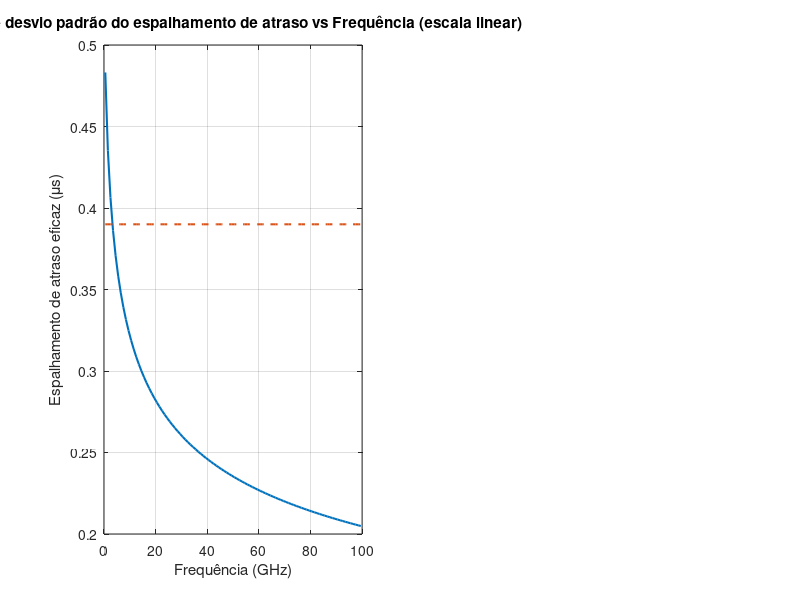

MATLAB code for this plot: (Note: this script raises an error after producing the figure.)
% Universidade de Brasília (UnB)
% Projeto 1 - Comunicações móveis
% Discente: Aureliano Magalhães de Sousa Neto
% Data: 06/10/2025

%% Atraso multipercurso - espalhamento de atraso eficaz
M  = 1;                           % Quantidade de amostras
fc = 3;                           % [GHz]

% Cálculo das estatísticas - (passo 2 - 10/55)
media_uma_nlos  = -0.204*log10(1+fc) - 6.28; % media do espalhamento [log]
desvio_uma_nlos = 0.39;                      % desvio padrão do espalhamento [log]

% Geração de uma amostra aleatória - (passo 3 - 10/55)
espalhamento_multip_log = normrnd (media_uma_nlos, desvio_uma_nlos, [M,1]); % espalhamento de atraso eficaz

% Conversão para linear - (passo 4 - 10/55)
espalhamento_multip_linear = 10.^espalhamento_multip_log;                         % espalhamento de atraso eficaz [seg]

% Dados para o gráfico 0.5 GHz <= fc <= 100 GHz
fc_q1c         = 0.5:1:100;                      % [GHz] para traçar gráfico 0.5 GHz <= fc <= 100 GHz
tamanho_desvio_umx_q1c = length(fc_q1c);         % tamanho do vetor  
desvio_umx_q1c = desvio_uma_nlos * ones(1,tamanho_desvio_umx_q1c);   
media_umx_q1c  = -0.204*log10(1+fc_q1c) - 6.28;  % media do espalhamento [log]
media_umx_q1c  = 10.^media_umx_q1c;              % segundos
media_umx_q1c_us = media_umx_q1c * 10^6;         % [µs]

% Média e desvio padrão do espalhamento de atraso vs Frequência (escala linear): Gráfico parte 1, letra C

figure;
subplot(1,2,1)
plot(fc_q1c, media_umx_q1c_us, '-', 'LineWidth', 1.5, 'DisplayName', 'Média');
hold on;
plot(fc_q1c, desvio_umx_q1c, '--', 'LineWidth', 1.5, 'DisplayName', 'Desvio Padrão');
xlabel('Frequência (GHz)');
ylabel('Espalhamento de atraso eficaz (\mus)');
title('Média e desvio padrão do espalhamento de atraso vs Frequência (escala linear)');
grid on;
ytickformat('%.2f');   % mostra com duas casas decimais
legend('Location','best');

% Média do Espalhamento de atraso vs Frequência (escala logarítmica): Gráfico parte 1, letra C
subplot(1,2,2)
semilogx(fc_q1c, media_umx_q1c_us, '-', 'LineWidth', 1.5,  'DisplayName', 'Média');  % eixo x logarítmico
hold on;
semilogx(fc_q1c, desvio_umx_q1c, '--', 'LineWidth', 1.5, 'DisplayName', 'Desvio Padrão');  % eixo x logarítmico
xlabel('Frequência (GHz)');
ylabel('Média do Espalhamento de atraso eficaz (\mus)');
title('Média do Espalhamento de atraso vs Frequência (escala logarítmica)');
grid on;
ytickformat('%.2f');   % mostra com duas casas decimais
legend('Location','best');


%% Atraso multipercurso - componentes de atraso multipercurso
N = 100;                          % Número de multipercursos
fator_proporcionalidade_rt = 2.3; % Fator de proporcionalidade (slide 12/55)

% Cálculo média ut (mu) - (passo 2 - 15/55)
ut = fator_proporcionalidade_rt * espalhamento_multip_linear;

% Geração de atrasos exponenciais -  (passo 3 - 15/55)
componente_multipercurso_exponencial = exprnd (ut, [N,1]);

% Normalização do atraso - (passo 4 - 15/55)
componente_multipercurso_normalizado = componente_multipercurso_exponencial - min(componente_multipercurso_exponencial);

% Ordenação - (passo 5 - 15/55)
componente_multipercurso_ordenado = sort(componente_multipercurso_normalizado);


%% Parte: Potência multipercurso - perfil de potência multipercurso 

% Geração dos termos de sombreamento - passo 1 (19/55)
desvio_padrao_sombreamento = 6; % dB
sombreamento = normrnd(0, desvio_padrao_sombreamento, [N,1]);

% Cálculo da potência preliminar - passo 2 (19/55)
pot_preliminar  = exp(-componente_multipercurso_ordenado*(fator_proporcionalidade_rt - 1)/ut).*10.^(-sombreamento/10);

% Fator de Rice - passo 3 (19/55)
Kr = 0; % NLoS 

% Normalização das potências dispersas
ganho_canal = 0;

for x = 1:N
    ganho_canal = ganho_canal + pot_preliminar(x);
end

pot_dispersa_normalizada = (1/(Kr+1))*(pot_preliminar/ganho_canal);

figure;
h = stem(componente_multipercurso_ordenado*10^6, pot_dispersa_normalizada, 'k', 'LineWidth', 1.5);
set(h, 'Marker', '^');

set(gca, 'YScale', 'log'); % eixo y em semilog
xlabel('Domínio de Atraso [\mus]');
ylabel('PDP');
title('Perfil de atraso de potência considerando N = 100 componentes multipercurso');
grid on;

% Recálculo do espalhamento de atraso do canal de acordo com a sua definição
somatorio_1 = 0;
somatorio_2 = 0;

for x = 1:N
    somatorio_1 = somatorio_1 + pot_preliminar(x)*componente_multipercurso_ordenado(x);
end

atraso_medio = (1/ganho_canal)*somatorio_1;

for x = 1:N
    somatorio_2 = somatorio_2 + pot_preliminar(x)*(componente_multipercurso_ordenado(x)-atraso_medio)^2;
end

espalhamento_atraso_recalculado = sqrt ((1/ganho_canal)*somatorio_2);


%% Parte: Direções de chegada

% Ângulo em azimute
% Gerar uma amostra do espalhamento angular azimutal - (passo 1 27/55)
media_espalhamento_ang_azimutal           = -0.27*log10(fc)+2.08; %[unid logaritmica]
desvio_padrao_espalhamento_ang_azimutal   = 0.11;                 %[unid logaritmica]
amostra_espalhamento_angular_azimutal_log = normrnd (media_espalhamento_ang_azimutal, desvio_padrao_espalhamento_ang_azimutal, [M,1]);

% Converter a amostra para escala linear e radianos - (passo 2 27/55)
amostra_espalhamento_angular_azimutal_dg = 10.^amostra_espalhamento_angular_azimutal_log;
amostra_espalhamento_angular_azimutal_rad = amostra_espalhamento_angular_azimutal_dg*(pi/180);

% Gerar ângulos iniciais - (passo 3 27/55)
angulos_azimute_iniciais = 1.42.*amostra_espalhamento_angular_azimutal_rad.*(-log((pot_dispersa_normalizada)./(max(pot_dispersa_normalizada)))).^(1/2);

% Gere sinais aleatórios - (passo 4 27/55)
u_n_azimute = randsample([-1,1], N, true);
u_n_azimute = u_n_azimute';

% Geração de flutuações aleatórias - (passo 5 27/55) 
y_n_azimute = normrnd (0,amostra_espalhamento_angular_azimutal_rad/7, [N,1]);

% Cálculo dos ângulos finais - (passo 6 27/55) teta_n equação 7
angulos_azimute_finais = u_n_azimute .* angulos_azimute_iniciais + y_n_azimute; %[radianos]

% Converter radianos para graus
angulos_azimute_final_deg = angulos_azimute_finais * 180/pi;

angulos_azimute_final_deg = mod(rad2deg(angulos_azimute_finais), 360);
figure;

 subplot(1,2,1)
 h=stem(angulos_azimute_final_deg, pot_dispersa_normalizada, 'k', 'filled', 'MarkerSize', 3);
 set(h, 'Marker', '^');
 xlim([0, 360]);
 xticks(0:15:360);               
 xlabel('Ângulo de chegada em azimute (graus)', 'FontSize', 12);
 ylabel('Potência Dispersa Normalizada', 'FontSize', 12);
 title('Espectro de potência angular (ângulo azimutal)', 'FontSize', 14);
 grid on
 set(gca, 'YScale', 'log'); % Ajustar eixo y para log
 
% Criar gráfico polar

subplot(1,2,2)
polarplot(deg2rad(angulos_azimute_final_deg), pot_dispersa_normalizada, 'b.', 'MarkerSize', 15)

title('Ângulo de chegada em azimute - Visualização Polar')
rlim([0 max(pot_dispersa_normalizada)])

hold on
 for i = 1:length(angulos_azimute_final_deg)
     polarplot([0 deg2rad(angulos_azimute_final_deg(i))], [0 pot_dispersa_normalizada(i)], 'b-', 'LineWidth', 1)
 end


% Ângulo em elevação

% Geração do espalhamento angular em elevação - (passo 1 32/55)
media_espalhamento_ang_elevacao           = -0.3236*log10(fc)+1.512;
desvio_padrao_espalhamento_ang_elevacao   = 0.16;
amostra_espalhamento_angular_elevacao_log = normrnd (media_espalhamento_ang_elevacao, desvio_padrao_espalhamento_ang_elevacao, [M,1]);

% Conversão para unidaades lineares - (passo 2 32/55)
amostra_espalhamento_angular_elevacao_dg = 10.^amostra_espalhamento_angular_elevacao_log;
amostra_espalhamento_angular_elevacao_rad = amostra_espalhamento_angular_elevacao_dg*(pi/180);

% Geração dos ângulos de chegada inicial - (passo 3 32/55)
angulos_elevacao_iniciais = -amostra_espalhamento_angular_elevacao_rad.*log((pot_dispersa_normalizada)./(max(pot_dispersa_normalizada)));

% Geração de amostras aleatórias no conjunto discreto [-1, 1] - (passo 4 32/55)
u_n_elevacao = randsample([-1,1], N, true);
u_n_elevacao = u_n_elevacao'; % Comentado às 15h19 de 28/09/2025

% Geração de flutuações aleatórias - (passo 5 33/55) 
y_n_elevacao = normrnd (0,amostra_espalhamento_angular_elevacao_rad/7, [N,1]);

% Escolha arbitrariamente um angulo entre 0 e pi/2 para representar angulo de elevação média - (passo 6 33/55)
ang_elevacao_medio = 45; %escolhido 45º

% Cálculo dos ângulos finais - (passo 7 33/55) teta_n equação 7
angulos_elevacao_finais = u_n_elevacao .* angulos_elevacao_iniciais + y_n_elevacao;

% Converter radianos para graus
angulos_elevacao_final_deg = angulos_elevacao_finais * 180/pi;

angulos_elevacao_final_deg = mod(rad2deg(angulos_elevacao_final_deg), 360);
figure;
subplot (1,2,1)
h = stem(angulos_elevacao_final_deg, pot_dispersa_normalizada, 'k', 'filled', 'MarkerSize', 3);
set(h, 'Marker', '^');
xlim([0, 360]);
xticks(0:15:360);                
xlabel('Ângulo de chegada em elevação (graus)', 'FontSize', 12)
ylabel('Potência Dispersa Normalizada', 'FontSize', 12)
title('Espectro de potência angular (ângulo de elevação)', 'FontSize', 14)
grid on
set(gca, 'YScale', 'log');

% Criar gráfico polar
subplot(1,2,2)
polarplot(deg2rad(angulos_elevacao_final_deg), pot_dispersa_normalizada, 'b.', 'MarkerSize', 15)
title('Ângulo de chegada em elevação - Visualização Polar')
rlim([0 max(pot_dispersa_normalizada)])

% Adicionar linhas stem (da origem até cada ponto)
hold on
for i = 1:length(angulos_elevacao_final_deg)
    polarplot([0 deg2rad(angulos_elevacao_final_deg(i))], [0 pot_dispersa_normalizada(i)], 'b-', 'LineWidth', 1)
end


% Geração dos vetores de direção de chegada (slide 35/55)

r_n = [cosd(angulos_azimute_final_deg).*sind(angulos_elevacao_final_deg); sind(angulos_azimute_final_deg).*sind(angulos_elevacao_final_deg);cosd(angulos_elevacao_final_deg)];

% Número de vetores (cada 3 elementos formam um vetor 3D)
N = length(r_n)/3;

% Reorganizar em matriz 3xN (cada coluna é um vetor)
r_mat = reshape(r_n, [3, N]);

% Plotar vetores 3D saindo da origem
figure;
quiver3(zeros(1,N), zeros(1,N), zeros(1,N), ...
        r_mat(1,:), r_mat(2,:), r_mat(3,:), 0.5, 'b');

xlabel('x'); ylabel('y'); zlabel('z');
title('Vetores direção de chegada das componentes multipercurso');
axis equal;
grid on;


%%  Parte: Desvio Doppler

% Fixe uma velocidade escalar para móvel - (passo 1 38/55)
vrx_1 = 5;             % [m/s]
vrx_2 = 50;            % [m/s]

% Calcule o comprimento de onda  - (passo 2 38/55)
lambda_fc = 3*10^8/(fc*10^9); % [m]

% Fixe um angulo azimutal (entre 0 e 2pi) e angulo de elevacao (entre 0 e pi)  - (passo 3 38/55)
ang_azim_doppler = pi/2;
ang_elev_doppler = pi/2;

% Cálculo do vetor velocidade do receptor  - (passo 4 38/55)
vetor_vel_rx_1 = vrx_1*[cos(ang_azim_doppler)*sin(ang_elev_doppler); sin(ang_azim_doppler)*sin(ang_elev_doppler);cos(ang_elev_doppler)];   %38/55 (passo 4) - 3x1
vetor_vel_rx_2 = vrx_2*[cos(ang_azim_doppler)*sin(ang_elev_doppler); sin(ang_azim_doppler)*sin(ang_elev_doppler);cos(ang_elev_doppler)];   %38/55 (passo 4) - 3x1

qtd_blocos = length(r_n)/3;
r_blocos = reshape(r_n, 3, qtd_blocos);   % 3 x 100

vel = vetor_vel_rx_1(:);  % garante 3x1
desvio_doppler_1 = (1/lambda_fc) * (vel' * r_blocos)';  % 100x1

figure;
subplot(1,2,1)
h = stem(desvio_doppler_1, pot_dispersa_normalizada, 'k', 'filled', 'MarkerSize', 3);
set(h, 'Marker', '^');
xlabel('Desvio Doppler (Hz)', 'FontSize', 12);
ylabel('Potência Dispersa Normalizada', 'FontSize', 12);
title('Dispersão da potência no domínio de desvio Doppler (Vrx = 5m/s)', 'FontSize', 14);
grid on;
set(gca, 'YScale', 'log'); % eixo y em semilog

vel = vetor_vel_rx_2(:);  % garante 3x1
desvio_doppler_2 = (1/lambda_fc) * (vel' * r_blocos)';  % 100x1

subplot(1,2,2)
h = stem(desvio_doppler_2, pot_dispersa_normalizada, 'k', 'filled', 'MarkerSize', 3);
set(h, 'Marker', '^');
xlabel('Desvio Doppler (Hz)', 'FontSize', 12);
ylabel('Potência Dispersa Normalizada', 'FontSize', 12);
title('Dispersão da potência no domínio de desvio Doppler (Vrx = 50m/s)', 'FontSize', 14);
grid on;
set(gca, 'YScale', 'log'); % eixo y em semilog


%%  Parte: Determinação do sinal recebido considerando a caracterização multipercurso gerada nos passos anteriores

% Gere três pulsos diferentescom δt ∈ {10^-7, 10^-5, 10^−3} s

deltas = [1e-7, 1e-5, 1e-3]; % três larguras de pulso

fc = fc*10^9; %[GHz]

% Gera e armazena os sinais transmitidos (letra A da parte 5 do projeto)
for k = 1:length(deltas)
    delta_t = deltas(k);
    [t, s_tx] = gerar_pulso(0, delta_t, N);  % pulso transmitido
    t = t(:).';                               % garante vetor linha
    sinal_recebido = zeros(1, N);

    dt = t(2) - t(1);

    for n = 1:length(componente_multipercurso_ordenado)
        % elementos escalares
        tau_n = componente_multipercurso_ordenado(n);  % escalar
        alpha_n = sqrt(pot_dispersa_normalizada(n));   % escalar
        nu_n = desvio_doppler_1(n);                    % escalar

        % termo de fase
        fase = exp(-1j*2*pi*((fc + nu_n)*tau_n - nu_n*t));  % 1×Nt

        %  pulso atrasado
        pulso_atrasado = min(round(tau_n / dt), N);  % nunca maior que Nt
        sinal_atrasado = circshift(s_tx, [0 pulso_atrasado]);
        if pulso_atrasado > 0
            sinal_atrasado(1:pulso_atrasado) = 0;
        end

    % Determinação do sinal recebido (letra B da parte 5 do projeto)
        sinal_recebido = sinal_recebido + alpha_n * fase .* sinal_atrasado;  
    end

    % Plot comparativo: sinal tx x sinal rx (letra C da parte 5 do projeto)
    figure;
    plot(t/delta_t, abs(s_tx), 'b', 'LineWidth', 1.5); hold on;
    plot(t/delta_t, abs(sinal_recebido), 'r--', 'LineWidth', 1.5);
    xlabel('Tempo / \delta t');
    ylabel('|r (t)|');
    legend('Sinal Transmitido', 'Sinal Recebido');
    title(['NLoS - \delta t = ', num2str(delta_t), ' s, \sigma_{\tau} = ', num2str(espalhamento_multip_linear*1e9), ' ns']);
    grid on;
end

%% Banda de coerência e Tempo de coerência

ganho_canal=sum(pot_preliminar);

% Parâmetros de varredura (somente positivos)
kappa_MHz = linspace(0, 2, 2001);   % varre até 2 MHz
kappa = kappa_MHz * 1e6;            % converter para Hz

sigma_ms = linspace(0, 10, 2001);   % até 10 ms
sigma = sigma_ms * 1e-3;            % converter para segundos

% Função anônima para ρ_TT 
rho_TT = @(k,s,pot,tau,nu,Omega) ...
    (1/Omega) * sum(pot(:) .* exp(-1j*2*pi*tau(:)*k + 1j*2*pi*nu(:)*s));

% Autocorrelação em frequência ρ_TT(κ; 0)
rho_k = arrayfun(@(k) rho_TT(k, 0, pot_preliminar, ...
    componente_multipercurso_ordenado, desvio_doppler_1, ganho_canal), kappa);
rho_k_mag = abs(rho_k);

figure;
plot(kappa_MHz, rho_k_mag, 'b', 'LineWidth', 1.5); hold on;
xlabel('\kappa [MHz]');
ylabel('| \rho_{TT}(\kappa, 0) |');
title('Autocorrelação em frequência ρ_{TT}(\kappa,0)');
grid on;

% Linhas tracejadas azuis com anotação
thresholds = [0.95, 0.90];
banda_coerencia_MHz = zeros(size(thresholds));

for ii = 1:length(thresholds)
    th = thresholds(ii);
    cross_idx = find(rho_k_mag < th, 1, 'first');
    if isempty(cross_idx)
        Tc_kHz = kappa_MHz(end);
    else
        Tc_kHz = kappa_MHz(cross_idx);
    end
    banda_coerencia_MHz(ii) = Tc_kHz;

    % Linha vertical tracejada azul
    xline(Tc_kHz, '--', 'Color', [0 0.45 0.9], ...
        'Label', sprintf('\\rho_B=%.2f → %.3f MHz', th, Tc_kHz), ...
        'LabelVerticalAlignment', 'bottom', 'LabelOrientation', 'aligned');
end

% Focar nos dados presentes entre 0–0.5 MHz
xlim([0 0.5]);
ylim([0 1.05]);
set(gca, 'XMinorGrid', 'on');


% Autocorrelação temporal ρ_TT(0; σ)
v_list = [5, 50];
nu_list = {desvio_doppler_1, desvio_doppler_2};
tempo_coerencia_ms = zeros(length(v_list), length(thresholds));

figure;
for v_idx = 1:length(v_list)
    vrx = v_list(v_idx);
    nu = nu_list{v_idx};
    
    rho_s = arrayfun(@(s) rho_TT(0, s, pot_preliminar, ...
        componente_multipercurso_ordenado, nu, ganho_canal), sigma);
    rho_s_mag = abs(rho_s);
    
    subplot(length(v_list), 1, v_idx);
    plot(sigma_ms, rho_s_mag, 'LineWidth', 1.5);
    xlabel('\sigma [ms]');
    ylabel('| \rho_{TT}(0,\sigma) |');
    title(sprintf('Autocorrelação temporal ρ_{TT}(0,σ) (v_{rx} = %d m/s)', vrx));
    grid on; hold on;

    for tt = 1:length(thresholds)
        th = thresholds(tt);
        cross_idx = find(rho_s_mag < th, 1, 'first');
        if isempty(cross_idx)
            Tc_ms = sigma_ms(end);
        else
            Tc_ms = sigma_ms(cross_idx);
        end
        tempo_coerencia_ms(v_idx, tt) = Tc_ms;

        xline(Tc_ms, '--', ...
            sprintf('\\rho_T=%.2f → %.3f ms', th, Tc_ms), ...
            'Color', [0 0.6 0.9], 'LabelVerticalAlignment', 'bottom', ...
            'LabelOrientation', 'aligned');
    end

    % 🔹 Zoom específico por velocidade
    if vrx == 50
        xlim([0 0.5]);   % foco no intervalo 0–0.5 ms
    else
        xlim([0 4]);     % foco mais amplo (0–4 ms)
    end
    ylim([0 1.05]);
    set(gca, 'XMinorGrid', 'on');
end